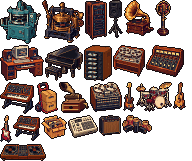
#> input picture src/assets/gear21.png, 192 x 161 px; its folder holds only this picture in this run
$ python pngq29.py ../src/assets ../src/assets/gear21.png 5
#> lines starting #> are read from the running program, lines starting #| are printed output that depends on the picture
# R29 "arte consistente" — reduz as folhas de contato (PNG em paleta de até 256 cores, sem pontilhado extra) e
# corta o excesso de altura. Uso: python3 scripts/pngq29.py <entrada_dir> <saída_dir> [altura_max]
import os
import sys

from PIL import Image

src, dst = sys.argv[1], sys.argv[2]
hmax = int(sys.argv[3]) if len(sys.argv) > 3 else 20000
os.makedirs(dst, exist_ok=True)
tot = 0
for n in sorted(os.listdir(src)):
    if not n.endswith('.png'):
        continue
    im = Image.open(os.path.join(src, n)).convert('RGB')
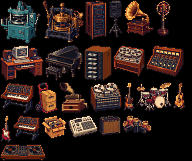
#> im: PIL image 192x161 RGB; mean R, G, B 43.7, 29.1, 25
    if im.height > hmax:
        im = im.crop((0, 0, im.width, hmax))
    q = im.quantize(colors=256, method=Image.Quantize.FASTOCTREE, dither=Image.Dither.NONE)
    out = os.path.join(dst, n)
#> (the run stopped early here; a loop or call above may not have finished)
